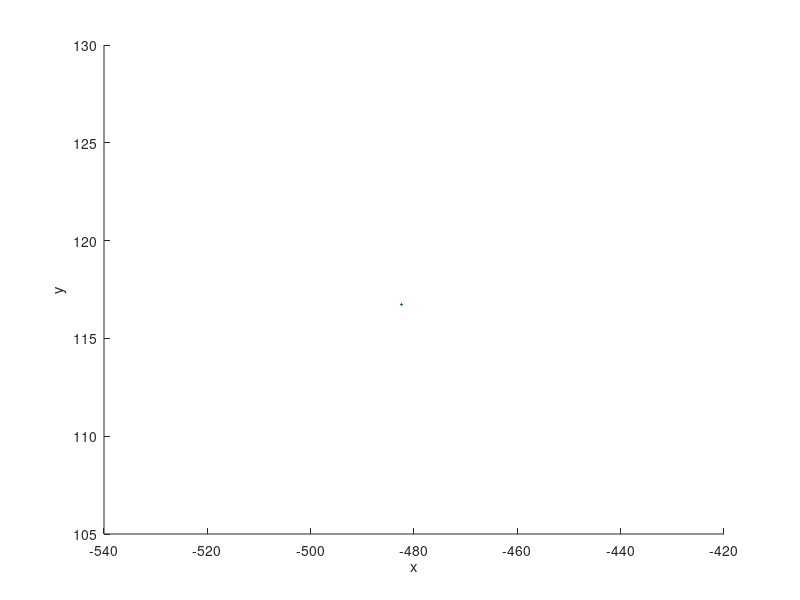

The MATLAB script that drew this image: (Note: this script raises an error after producing the figure.)
lag1=[-16:16];
fq=93750;%HZ
vel=34;%mm/0.1ms
L=20;%mm
dist=lag1*34*10000/fq;      %  s=> 0.1ms     乘10000
hold on
xlabel('x');
ylabel('y');
zlabel('z');

for q=1:1:100
    i=unidrnd(33);
    j=unidrnd(33);
    k=unidrnd(33);
    l=unidrnd(33);
    m=unidrnd(33);
    n=unidrnd(33);
        R(i,j,k,l,m,n)=(dist(n)^2-dist(l)^2+dist(k)^2-dist(i)^2)/(2*(dist(i)-dist(k)+dist(l)-dist(n)));
        x(i,j,k,l,m,n)= (2 * R(i,j,k,l,m,n) * (dist(k)-dist(i)+dist(l)-dist(n)) +dist(k)^2-dist(i)^2+dist(l)^2-dist(n)^2 )/ (8*sqrt(3) * L);
        y(i,j,k,l,m,n)= (2 * R(i,j,k,l,m,n) * (dist(m)-dist(j)+dist(n)-dist(i)+dist(l)-dist(k))+(dist(m)^2-dist(j)^2+dist(n)^2-dist(i)^2+dist(l)^2-dist(k)^2))/ (16 * L); 
        z_2(i,j,k,l,m,n)=R(i,j,k,l,m,n)^2-x(i,j,k,l,m,n)^2-y(i,j,k,l,m,n)^2;
        z(i,j,k,l,m,n)=sqrt(z_2(i,j,k,l,m,n));
        if((1000000000000>z(i,j,k,l,m,n))&&(z(i,j,k,l,m,n)>110))
                plot3(x(i,j,k,l,m,n),y(i,j,k,l,m,n),z(i,j,k,l,m,n),'.');               
        disp(lag1(i))
        disp(lag1(j))
        disp(lag1(k))
        disp(lag1(l))
        disp(lag1(m))
        disp(lag1(n))
        disp("r")
        disp(R(i,j,k,l,m,n))
        disp(dist(i))
        disp(dist(j))
        disp(dist(k))
        disp(dist(l))
        disp(dist(m))
        disp(dist(n))
        disp(x(i,j,k,l,m,n))
        disp(y(i,j,k,l,m,n))
        disp(z(i,j,k,l,m,n))
        disp("end")
        end
         clear R
         clear x
         clear y
         clear z_2
         clear z
        end

hold off